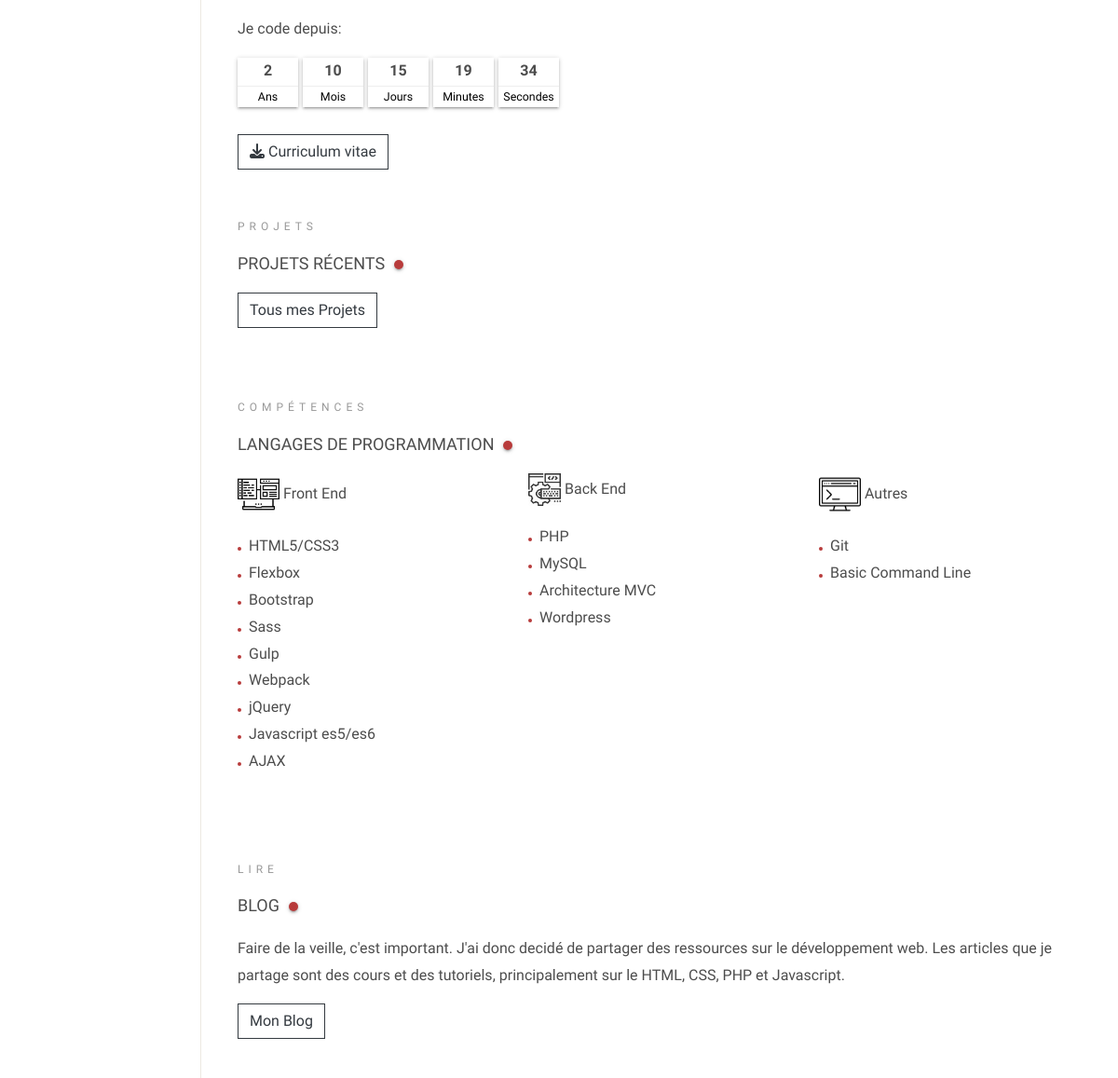
Before: / (middle part) with the older database file.
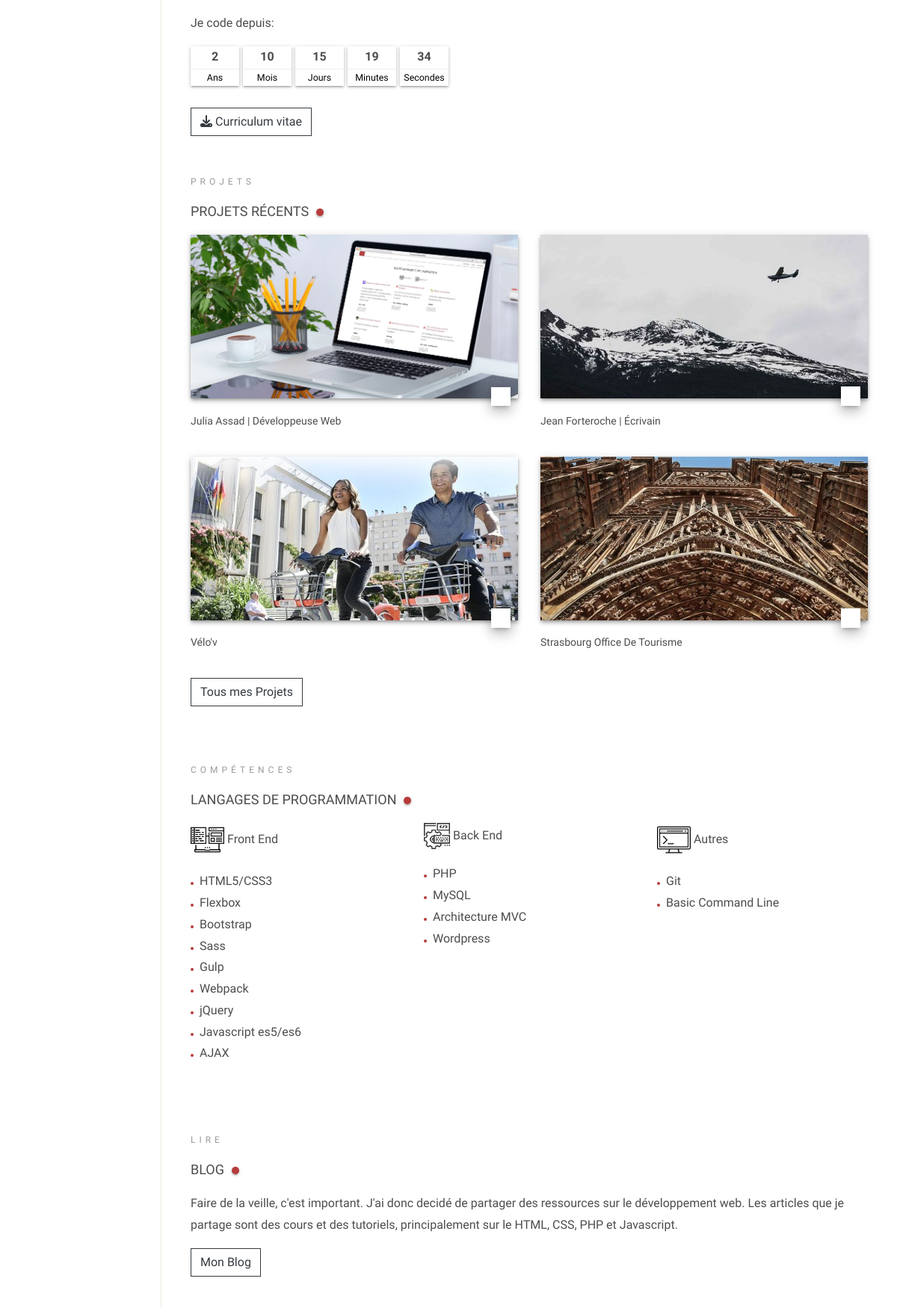
After: the same page with the newer database file.
### tables this page shows
CREATE TABLE `projects` (
  `id` int(11) NOT NULL,
  `project_name` varchar(255) NOT NULL,
  `project_description` text NOT NULL,
  `project_sm_image` varchar(255) NOT NULL,
  `project_lg_image` varchar(255) NOT NULL,
  `project_url` varchar(255) NOT NULL,
  `project_comments` text NOT NULL,
  `project_slug` text NOT NULL,
  `is_published` tinyint(1) NOT NULL DEFAULT '0'
);

### app/libraries/Core.php (called while the page is built, shortened)
<?php
class Core
{
 protected $currentMethod = 'Index';
 public function __construct()
 {
  $url = $this->getUrl();
  $this->currentController = new $this->currentController;
  $this->params = $url ? array_values($url) : [];
  call_user_func_array([$this->currentController, $this->currentMethod], $this->params);
 }
}

### build/index.php (called while the page is built, shortened)
<?php
$init = new Core;

### app/libraries/Database.php (called while the page is built, shortened)
<?php
class Database
{
 private $host = DB_HOST;
 private $user = DB_USER;
 private $pass = DB_PASS;
 private $dbname = DB_NAME;
 private $dbh;
 private $stmt;
 public function __construct()
 {
  $dsn = 'mysql:host=' . $this->host . ';dbname=' . $this->dbname;
  $options = array(
   PDO::ATTR_PERSISTENT => true,
   PDO::ATTR_ERRMODE => PDO::ERRMODE_EXCEPTION,
  );
  try {
   $this->dbh = new PDO($dsn, $this->user, $this->pass, $options);
  } catch (PDOException $e) {
   $this->error = $e->getMessage();
   echo $this->error;
  }}
 public function query($sql)
 {
  $this->stmt = $this->dbh->prepare($sql);
 }
 public function execute()
 {
  return $this->stmt->execute();
 }
 public function resultSet()
 {
  $this->execute();
  return $this->stmt->fetchAll(PDO::FETCH_OBJ);
 }
}

### app/models/Projectmodel.php (called while the page is built, shortened)
<?php
class Projectmodel
{
    private $db;
    public function __construct()
    {
        $this->db = new Database;
    }
    public function getFirstProjects()
    {
        $this->db->query('SELECT * FROM projects WHERE projects.is_published = 1 ORDER BY projects.id DESC limit 4 ');
        $results = $this->db->resultSet();
        return $results;
    }
}

### app/views/front/pages/index.php (the view, shortened to what the changed rows need)
<?php require APPROOT . '/views/inc/header.php';?>
<div class="inside-sections">
    <section id="projects" class="section projects">
        <div class="container-fluid">
            <h2 class="headline--red-dot">Projets récents</h2>
            <div class="row justify-content-center">
                <?php foreach($data['projects'] as $project):?>
                <div class="col-md-6">
                    <div class="project">
                        <div class="project--image mb-2">
                            <picture>
                                <source srcset="<?php echo URLROOT;?>/uploads/<?php echo $project->project_sm_image;?>"
                                    media="(min-width:768px)">
                                <img class="img-fluid large-hero__image"
                                    src="<?php echo URLROOT;?>/uploads/<?php echo $project->project_lg_image;?>"
                                    alt="<?php echo $project->project_name;?>">
                            </picture>
                            <a href="<?php echo URLROOT;?>/Portfolio/projets/<?php echo $project->project_slug;?>"><span
                                    class="lnr lnr-chevron-right"></span>
                                <span class="sr-only">Voir le projet</span></a>
                        </div>
                        <h3 class="project--title"><?php echo $project->project_name;?></h3>
                    </div>
                </div>
                <?php endforeach;?>
            </div>
        </div>
    </section>
    <section id="skills" class="section skills">
        <div class="container-fluid">
            <div class="py-4">
                <h2 class="headline--red-dot">Langages de programmation</h2>
            </div>
        </div>
    </section>
    <section id="blog" class="section about">
        <div class="container-fluid">
            <h2 class="headline--red-dot">Blog</h2>
        </div>
    </section>
</div>
<?php require APPROOT . '/views/inc/homepage-footer.php';?>

Changed rows visible on the page:
added projects: shows a picture, project_name "Julia Assad | Développeuse Web"
now on this page (row edited): projects: shows a picture, project_name "Jean Forteroche | Écrivain"
now on this page (row edited): projects: shows a picture, project_name "Vélo'v"
now on this page (row edited): projects: shows a picture, project_name "Strasbourg Office De Tourisme"
